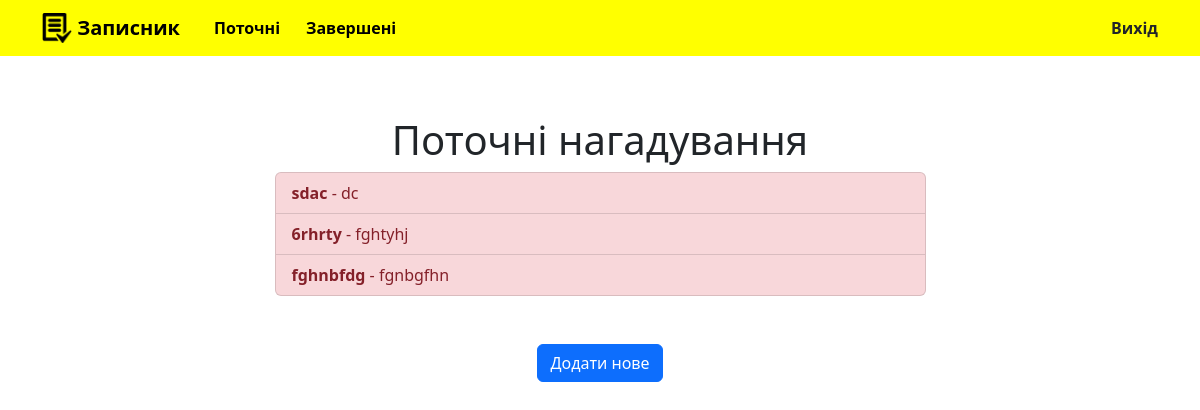
/current/ (signed in), run on an earlier commit of the app's database.
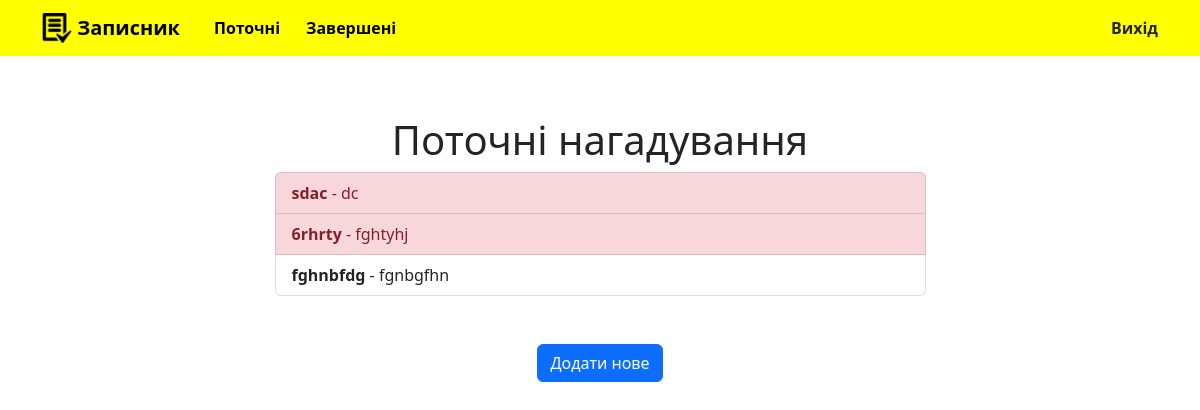
And on a later commit of the database.
### todo/models.py (models this page shows, shortened)
class Todowoo(models.Model):
    title = models.CharField(max_length=100)
    memo = models.TextField(blank=True)
    created = models.DateTimeField(auto_now_add=True)
    datecompleted = models.DateTimeField(null=True, blank=True)
    important = models.BooleanField(default=False)
    user = models.ForeignKey(User, on_delete=models.CASCADE)

### todo/views.py (the view)
# urls.py: path('current/', views.currenttodos, name='currenttodos'),
@login_required
def currenttodos(request):
    todos = Todowoo.objects.filter(user=request.user, datecompleted__isnull=True)
    return render(request, 'todo/currenttodos.html', {'todos':todos})

### todo/templates/todo/currenttodos.html
{% extends 'todo/base.html' %}
{% block content %}
<div class="d-flex flex-column">
  <div class="d-flex justify-content-center">
    {% if todos %}
      <h1>Поточні нагадування</h1>
    {% endif %}
  </div>
  <div class="d-flex justify-content-center">
    <div class="col-md-7">
    {% if todos %}
      <div class="list-group">
          {% for todo in todos %}
              <a href="{% url 'viewtodo' todo.id %}" class="list-group-item list-group-item-action{% if todo.important %} list-group-item-danger{% endif %}"><b>{{ todo.title }}</b>{% if todo.memo %} - {{ todo.memo|truncatechars:30 }}{% endif %}</a>
          {% endfor %}
      </div>
      <br>
      <br>
      {% else %}
          <div class="text-center">
              <h2>Схоже у вас немає нагадувань</h2>
              <br>
              <br>
          </div>
      {% endif %}
    </div>
  </div>
  <div class="d-flex justify-content-center">
    <b><a class="btn btn-primary" href="{% url 'createtodos' %}">Додати нове</a></b>
  </div>
</div>
{% endblock %}

What changed in the data, as far as the page shows it:
changed Todowoo "fghnbfdg": important True → False (drawn)
